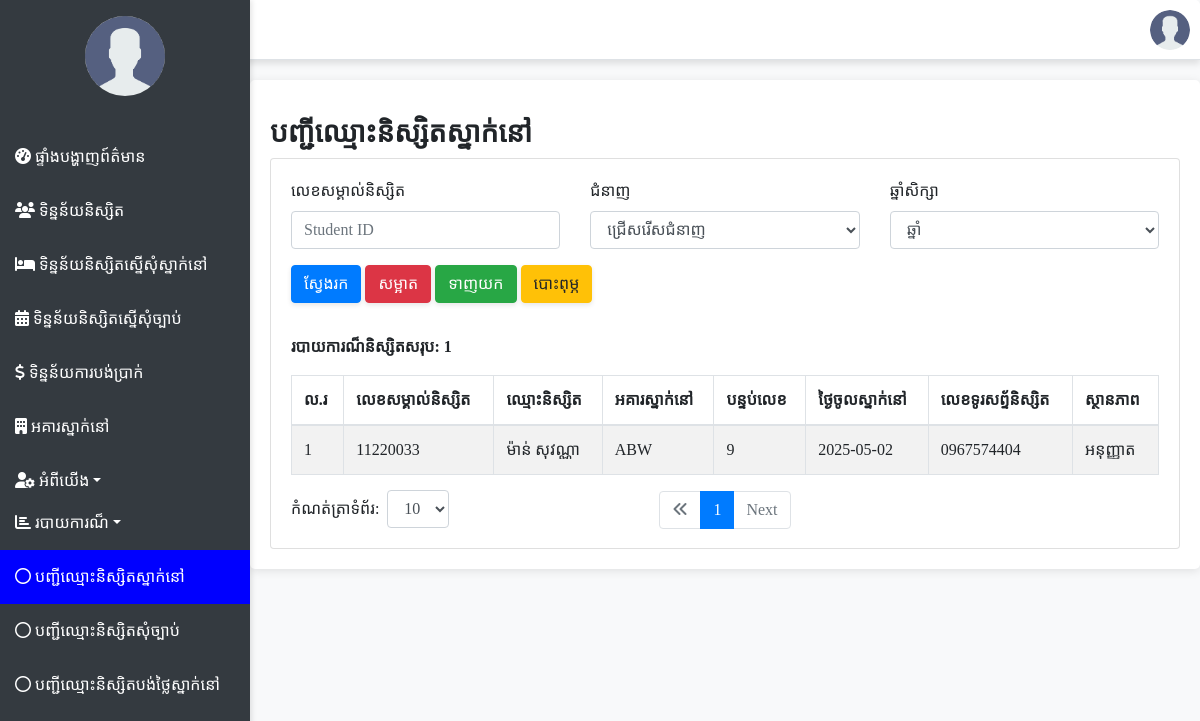
The page /admin/register_report.php on the database as committed earlier.
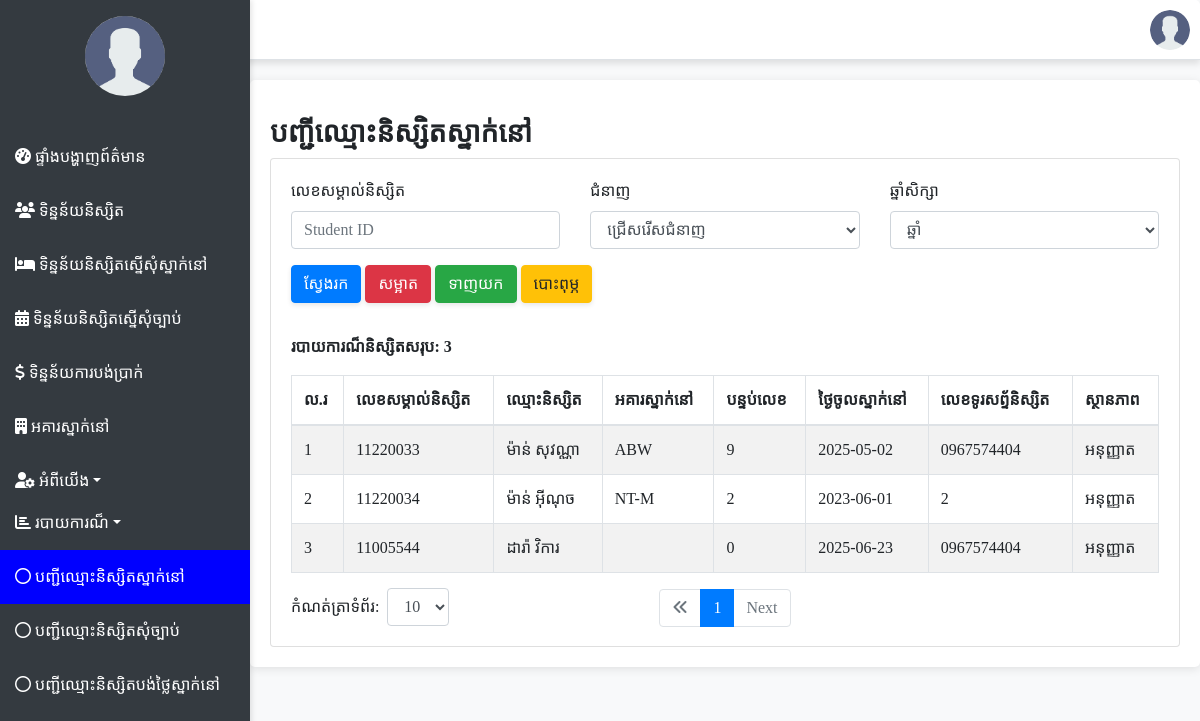
The same page on the database as committed later.
### tables this page shows
CREATE TABLE `register` (
  `user_id` int(11) NOT NULL,
  `password` varchar(255) DEFAULT NULL,
  `student_id` varchar(20) DEFAULT NULL,
  `lastname` varchar(50) DEFAULT NULL,
  `name` varchar(50) DEFAULT NULL,
  `username` varchar(50) DEFAULT NULL,
  `gender` enum('ប្រុស','ស្រី') DEFAULT NULL,
  `dob` date DEFAULT NULL,
  `address` text DEFAULT NULL,
  `phone_student` varchar(250) NOT NULL,
  `phone_parent` varchar(20) DEFAULT NULL,
  `skill` varchar(100) DEFAULT NULL,
  `education_level` varchar(100) DEFAULT NULL,
  `year` int(11) DEFAULT NULL,
  `img` varchar(255) NOT NULL,
  `building` varchar(255) NOT NULL,
  `room` int(100) NOT NULL,
  `stay` date DEFAULT NULL,
  `status` enum('មិនអនុញ្ញាត','អនុញ្ញាត','រង់ចាំ','') NOT NULL
);

### admin/register_report.php (the view, shortened to what the changed rows need)
<?php
include '../conn_db.php';
$skill = isset($_GET['skill']) ? $_GET['skill'] : '';
$student_id = isset($_GET['student_id']) ? $_GET['student_id'] : '';
$year = isset($_GET['year']) ? $_GET['year'] : '';
$limit = isset($_GET['limit']) ? (int)$_GET['limit'] : 10;
$page = isset($_GET['page']) ? $_GET['page'] : 1;
$start = ($page - 1) * $limit;
$sql_select = "SELECT * FROM register WHERE status = 'អនុញ្ញាត'";
$sql_select .= " LIMIT $start, $limit";
$stmt = $conn->prepare($sql_select);
$stmt->execute();
$result = $stmt->get_result();
$sql_count = "SELECT COUNT(*) AS total FROM register WHERE status = 'អនុញ្ញាត'";
$stmt = $conn->prepare($sql_count);
$stmt->execute();
$count_result = $stmt->get_result();
$total = $count_result->fetch_assoc()['total'];
$pages = ceil($total / $limit);
?>
<?php include("../include/header.php"); ?>
<!DOCTYPE html>
<html lang="en">
<head>
    <link rel="stylesheet" href="https://stackpath.bootstrapcdn.com/bootstrap/4.5.2/css/bootstrap.min.css">
    <link rel="stylesheet" href="https://cdnjs.cloudflare.com/ajax/libs/font-awesome/6.1.1/css/all.min.css">
    <link rel="stylesheet" href="../style/header.css">
</head>
<body>
<div class="content-wrapper">
    <div class="card card-primary card-outline">
        <div class="card-body">
            <div class="table-responsive">
            <p class="mt-3" style="font-weight: bold;">របាយការណ៏និស្សិតសរុប: <?php echo $total; ?> </p>
                <table class="table table-bordered table-hover table-striped">
                    <thead class="thead">
                        <tr>
                            <th>ល.រ</th>
                            <th>លេខសម្គាល់និស្សិត</th>
                            <th>ឈ្មោះនិស្សិត</th>
                            <th>អគារស្នាក់នៅ</th>
                            <th>បន្ទប់លេខ</th>
                            <th>ថ្ងៃចូលស្នាក់នៅ</th>
                            <th>លេខទូរសព្ទ័និស្សិត</th>
                            <th>ស្ថានភាព</th>
                        </tr>
                    </thead>
                    <tbody>
                    <?php
                    if ($result->num_rows > 0) {
                        $i = 1;
                        while ($row = $result->fetch_assoc()) {
                    ?>
                    <tr>
                        <td><?php echo $i++; ?></td>
                        <td><?php echo ($row["student_id"]); ?></td>
                        <td><?php echo $row["lastname"] . " " . $row["name"]; ?></td>
                        <td><?php echo ($row["building"]); ?></td>
                        <td><?php echo ($row["room"]); ?></td>
                        <td><?php echo ($row["stay"]); ?></td>
                        <td><?php echo ($row["phone_student"]); ?></td>
                        <td><?php echo ($row["status"]); ?></td>
                    </tr>
                    <?php
                        }
                    } else {
                    ?>
                    <tr><td colspan="8">No data available</td></tr>
                    <?php
                    }
                    ?>
                    </tbody>
                </table>
            </div>
              <nav>
                <ul class="pagination justify-content-center">
                    <?php for($i = 1; $i <= $pages; $i++): ?>
                        <li class="page-item <?php if($page == $i) {echo 'active';} ?>">
                            <a class="page-link" href="?page=<?= $i; ?>&skill=<?= $skill; ?>&year=<?= $year; ?>&student_id=<?= $student_id; ?>&limit=<?= $limit; ?>"><?= $i; ?></a>
                        </li>
                    <?php endfor; ?>
                </ul>
            </nav>
        </div>
    </div>
</div>
</body>
</html>

Rows that differ between the two databases and show on the page:
added register: student "11220034", lastname "ម៉ាន់", name "អ៊ីណុច", building "NT-M", room "2", stay "2023-06-01", phone_student "2", status "អនុញ្ញាត"
added register: student "11005544", lastname "ដារ៉ា", name "វិការ", room "0", stay "2025-06-23", phone_student "0967574404", status "អនុញ្ញាត"
Other text that changed with them:
$total: "1" → "3"
